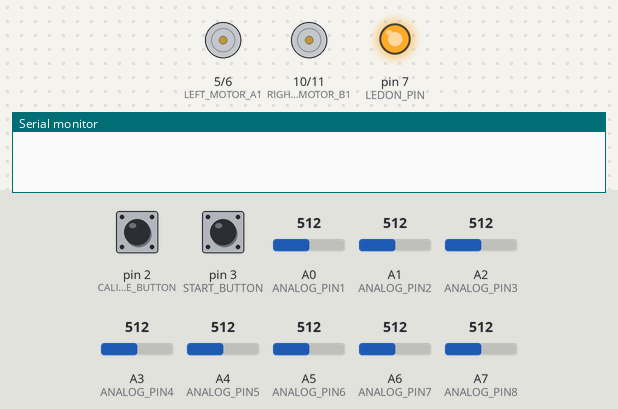
Recording of a sketch running on a simulated Arduino Nano, built with avr-gcc and run on an emulated ATmega328P. On the bench: motor-driver pin pairs drawn as motors (green arrow = first pin HIGH = forward, orange = second pin HIGH = backward, longer = more drive), output pins drawn as LEDs (lit = HIGH), the last lines printed to the serial monitor. The test bench sets the inputs (shaded band); at power-on: pin 2 (CALIBRATE_BUTTON) HIGH, pin 3 (START_BUTTON) HIGH, A0 (ANALOG_PIN1) = 512, A2 (ANALOG_PIN3) = 512, A5 (ANALOG_PIN6) = 512, A1 (ANALOG_PIN2) = 512, A3 (ANALOG_PIN4) = 512, A4 (ANALOG_PIN5) = 512, A6 (ANALOG_PIN7) = 512, A7 (ANALOG_PIN8) = 512.

Above: at 1.2 s.
1.3 s: pin 2 (CALIBRATE_BUTTON) pulled LOW for 0.15 s
At 1.47 s:
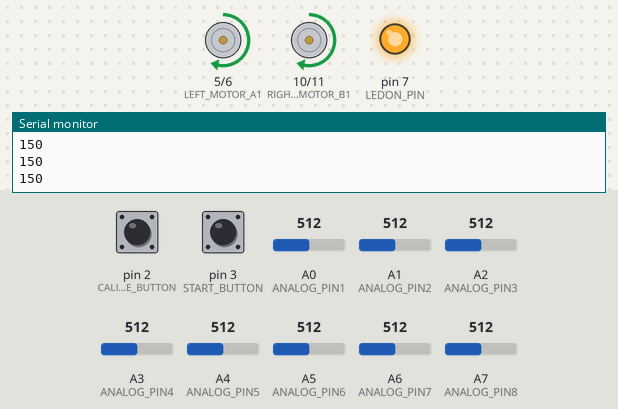
4.3 s: pin 3 (START_BUTTON) pulled LOW for 3.2 s
9.0 s: pin 3 (START_BUTTON) pulled LOW for 0.15 s
12.1 s: A0 (ANALOG_PIN1) set to 716
At 13.5 s:
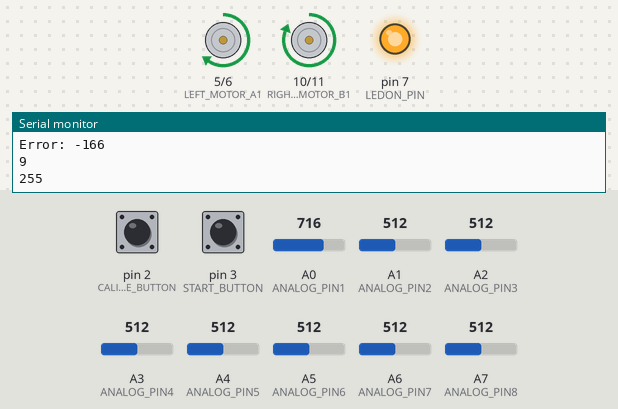
13.8 s: A2 (ANALOG_PIN3) set to 716
At 15.1 s:
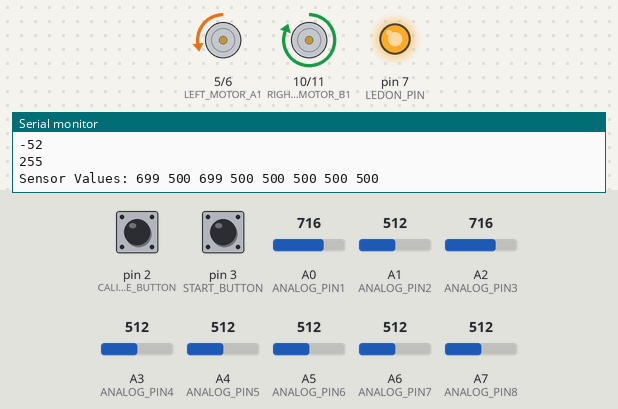
15.5 s: A5 (ANALOG_PIN6) set to 716
At 16.8 s:
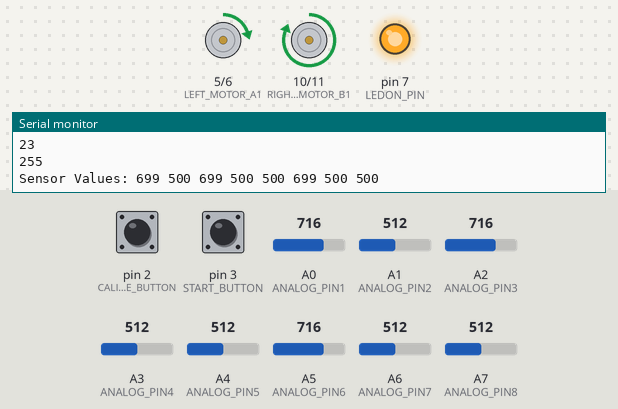
Timing chart, 0 to 18.2 s (numbered marks = the images above; inputs shaded):
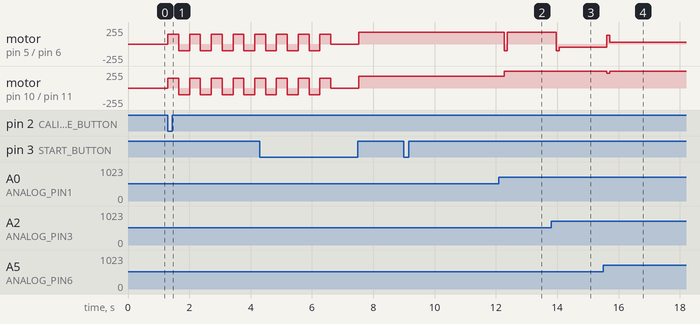

Measured:
- after the input at 1.3 s, motor on pin 5 (LEFT_MOTOR_A1) / pin 6 (LEFT_MOTOR_A2), motor on pin 10 (RIGHT_MOTOR_B1) / pin 11 (RIGHT_MOTOR_B2): alternates forward 150/255 for 0.35 s and backward 100/255 for 0.35 s, starting at once
- after the input at 12.1 s, motor on pin 5 (LEFT_MOTOR_A1) / pin 6 (LEFT_MOTOR_A2): forward 175/255 → backward 100/255 after 0.17 s, → forward 175/255 0.09 s later; motor on pin 10 (RIGHT_MOTOR_B1) / pin 11 (RIGHT_MOTOR_B2): forward 175/255 → forward 255/255 after 0.17 s
- after the input at 13.8 s, motor on pin 5 (LEFT_MOTOR_A1) / pin 6 (LEFT_MOTOR_A2): forward 175/255 → backward 100/255 after 0.18 s, → backward 52/255 0.09 s later
- after the input at 15.5 s, motor on pin 5 (LEFT_MOTOR_A1) / pin 6 (LEFT_MOTOR_A2): backward 52/255 → forward 128/255 after 0.12 s, → forward 23/255 0.09 s later; motor on pin 10 (RIGHT_MOTOR_B1) / pin 11 (RIGHT_MOTOR_B2): forward 255/255 → forward 222/255 after 0.12 s, → forward 255/255 0.09 s later

The sketch:

main2.ino
```cpp
#include <QTRSensors.h>

// Motor driver control pins
#define LEFT_MOTOR_A1  5  // PWM-capable pin for left motor
#define LEFT_MOTOR_A2  6  // PWM-capable pin for left motor

#define RIGHT_MOTOR_B1 10  // PWM-capable pin for right motor
#define RIGHT_MOTOR_B2 11 // PWM-capable pin for right motor

// IR Sensor Configuration
#define NUM_OF_SENSORS 8
QTRSensors qtr;
#define LEDON_PIN 7  // Connect LEDON pin to D7
#define ANALOG_PIN1 A0
#define ANALOG_PIN2 A1
#define ANALOG_PIN3 A2
#define ANALOG_PIN4 A3
#define ANALOG_PIN5 A4
#define ANALOG_PIN6 A5
#define ANALOG_PIN7 A6
#define ANALOG_PIN8 A7

uint16_t sensorValues[NUM_OF_SENSORS];

// PID Control Variables
float integral = 0;
float lastError = 0;
float Kp = 1.0, Ki = 0.0, Kd = 1.4;
#define BASE_SPEED 175

// Buttons
#define CALIBRATE_BUTTON 2
#define START_BUTTON 3

void setup() {
    Serial.begin(9600);
    pinMode(LEDON_PIN, OUTPUT);
    digitalWrite(LEDON_PIN, HIGH);
    pinMode(CALIBRATE_BUTTON, INPUT_PULLUP);
    pinMode(START_BUTTON, INPUT_PULLUP);

    qtr.setTypeAnalog();
    qtr.setSensorPins((const uint8_t[]){ANALOG_PIN1,ANALOG_PIN2,ANALOG_PIN3,ANALOG_PIN4,ANALOG_PIN5,ANALOG_PIN6,ANALOG_PIN7,ANALOG_PIN8}, NUM_OF_SENSORS);

    pinMode(LEFT_MOTOR_A1, OUTPUT);
    pinMode(LEFT_MOTOR_A2, OUTPUT);
    pinMode(RIGHT_MOTOR_B1, OUTPUT);
    pinMode(RIGHT_MOTOR_B2, OUTPUT);
}

void loop() {
  if (digitalRead(CALIBRATE_BUTTON) == LOW) {
    Serial.println("Starting Calibration...");
    calibrateSensors();
    Serial.println("Calibration Complete!");
  }
  if (digitalRead(START_BUTTON) == LOW) {
    while (digitalRead(START_BUTTON) == LOW); // Debounce
    while (true) { // Continuous line following
      followLine();
      if (digitalRead(START_BUTTON) == LOW) break; // Exit on button press
    }
  }
}

void calibrateSensors() {
  // Replace moveLeft/moveRight with forward/backward
  for (int i = 0; i < 150; i++) {
    if (i % 20 < 10) {
      setMotorSpeed(150, 150); // Forward
    } else {
      setMotorSpeed(-150,-150); // Backward
    }
    qtr.calibrate();
    delay(10);
  }
  stopMotors();
}

void followLine() {


    int position = qtr.readLineBlack(sensorValues);
    int error = position - 3500;
    integral += error;
    integral = constrain(integral, -50, 50); // Adjust limits as needed
    float derivative = error - lastError;
    lastError = error;

    int correction = (Kp * error) + (Ki * integral) + (Kd * derivative);
    Serial.print("Sensor Values: ");
    for (int i = 0; i < NUM_OF_SENSORS; i++) {
        Serial.print(sensorValues[i]);
        Serial.print(" ");
    }
    Serial.println();

    Serial.print("Position: ");
    Serial.println(position);
    Serial.print("Error: ");
    Serial.println(correction);
    int leftSpeed = BASE_SPEED + correction;
    int rightSpeed = BASE_SPEED - correction;

    setMotorSpeed(leftSpeed, rightSpeed);
}


// Function to control motor speed and direction
void setMotorSpeed(int leftSpeed, int rightSpeed) {

    leftSpeed = constrain(leftSpeed, -100, 255);
    rightSpeed = constrain(rightSpeed, -100, 255);
    Serial.println(leftSpeed);
    Serial.println(rightSpeed);

    // Control left motor
    if (leftSpeed > 0) {
        analogWrite(LEFT_MOTOR_A1, leftSpeed);
        digitalWrite(LEFT_MOTOR_A2, LOW);
    } else {
        analogWrite(LEFT_MOTOR_A1, 0);
        analogWrite(LEFT_MOTOR_A2, abs(leftSpeed));
    }

    // Control right motor
    if (rightSpeed > 0) {
        analogWrite(RIGHT_MOTOR_B1, rightSpeed);
        digitalWrite(RIGHT_MOTOR_B2, LOW);
    } else {
        analogWrite(RIGHT_MOTOR_B1, 0);
        analogWrite(RIGHT_MOTOR_B2, abs(rightSpeed));
    }
}

void moveLeft() {
    digitalWrite(LEFT_MOTOR_A1, LOW);
    digitalWrite(LEFT_MOTOR_A2, HIGH);
    digitalWrite(RIGHT_MOTOR_B1, HIGH);
    digitalWrite(RIGHT_MOTOR_B2, LOW);
}

void moveRight() {
    digitalWrite(LEFT_MOTOR_A1, HIGH);
    digitalWrite(LEFT_MOTOR_A2, LOW);
    digitalWrite(RIGHT_MOTOR_B1, LOW);
    digitalWrite(RIGHT_MOTOR_B2, HIGH);
}

void stopMotors() {
    digitalWrite(LEFT_MOTOR_A1, LOW);
    digitalWrite(LEFT_MOTOR_A2, LOW);
    digitalWrite(RIGHT_MOTOR_B1, LOW);
    digitalWrite(RIGHT_MOTOR_B2, LOW);
}
```
